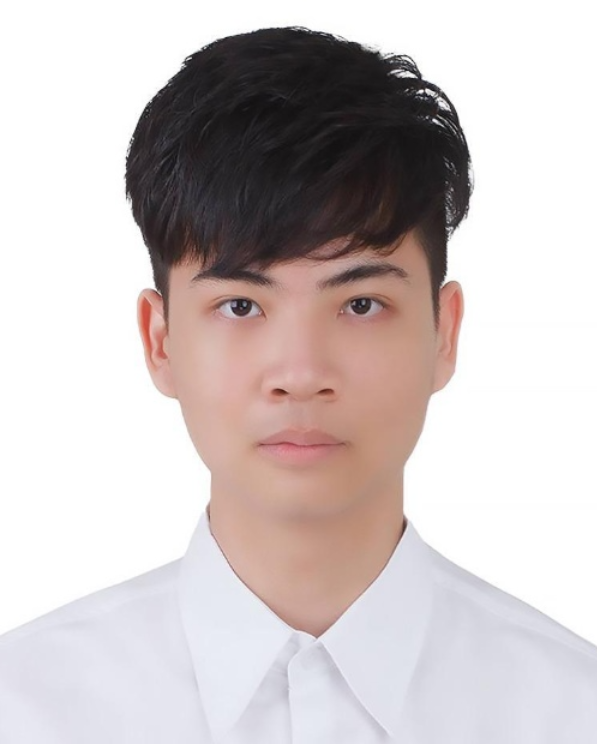
#> input picture Lab2/img/jems.png, 597 x 744 px
$ python lab2.1.2.py
#> lines starting #> are read from the running program, lines starting #| are printed output that depends on the picture
import cv2
import numpy as np
from matplotlib import pyplot as plt
video_output_path = "lab2_1_2.mp4"
image1 = cv2.imread("img/jems.png")
#> image1 is the input picture: shape (744, 597, 3); mean B, G, R 195.8, 196, 204.7
fourcc = cv2.VideoWriter_fourcc(*'XVID')
video_writer = cv2.VideoWriter(video_output_path, fourcc, 2, (1280, 720))
image1 = image1.astype(float)

image1 = cv2.resize(image1,(1280,720))
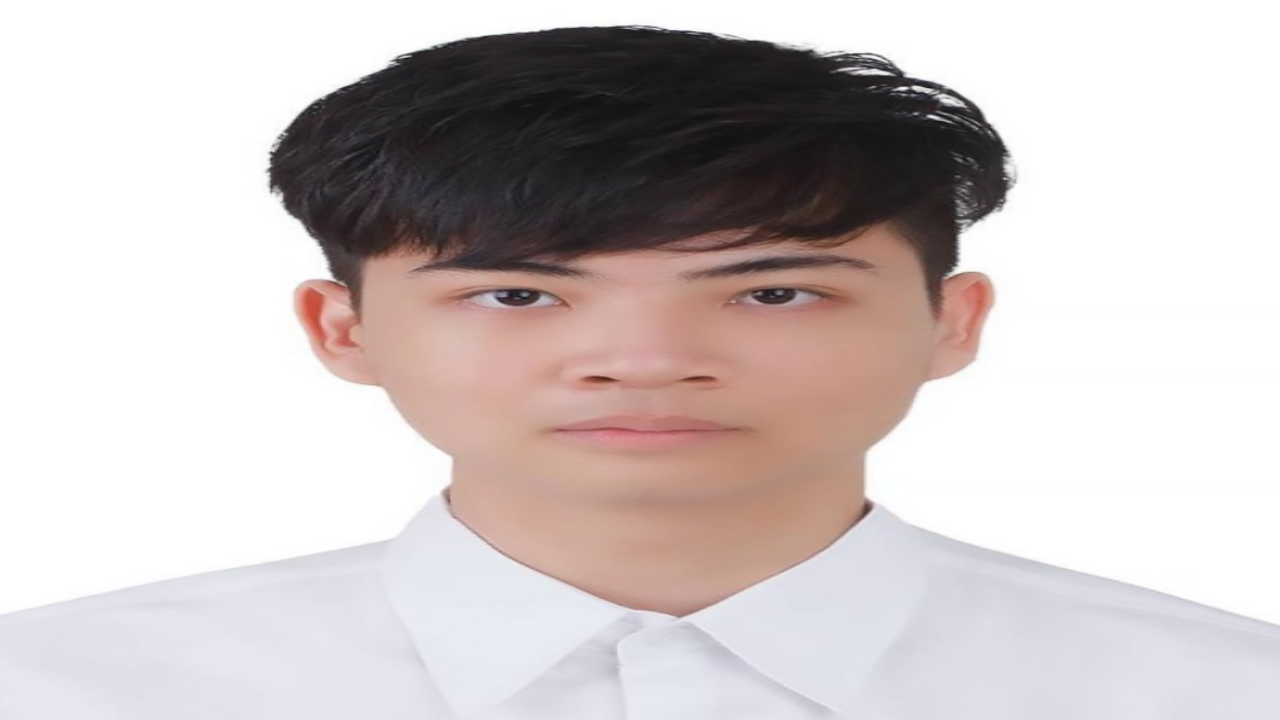
#> image1: shape (720, 1280, 3) float64; mean B, G, R 195.8, 196, 204.7
a_factor = 1
b_factor = 0
gramma_factor = 0

steps_gramma_factor = 0.1

font = cv2.FONT_HERSHEY_SIMPLEX
font_scale = 1
font_color = (255, 255, 0)  # blue color
thickness = 2
position = (100, 100)
num_levels = 255

for i in range(20) :
    result = a_factor * pow(image1,gramma_factor) + b_factor
    if(gramma_factor == 0) :
        quantized_image = result.astype(np.uint8)
    else :
        blue_channel, green_channel, red_channel = cv2.split(result)

        min_blue = np.min(blue_channel)
        max_blue = np.max(blue_channel)
        min_green = np.min(green_channel)
        max_green = np.max(green_channel)
        min_red = np.min(red_channel)
        max_red = np.max(red_channel)

        step_size_blue = (max_blue - min_blue) / num_levels
        step_size_green = (max_green - min_green) / num_levels
        step_size_red = (max_red - min_red) / num_levels

        quantized_blue = ((blue_channel - min_blue) / step_size_blue).astype(np.uint8)
        quantized_green = ((green_channel - min_green) / step_size_green).astype(np.uint8)
        quantized_red = ((red_channel - min_red) / step_size_red).astype(np.uint8)
        quantized_image = cv2.merge((quantized_blue, quantized_green, quantized_red))

    cv2.putText(quantized_image, "Gramma factor : " + "{:.1f}".format(gramma_factor), position, font, font_scale, font_color, thickness, cv2.LINE_AA)
    video_writer.write(quantized_image)

    gramma_factor += steps_gramma_factor
#> this loop made 20 passes
#> (min_blue, max_blue, min_green, max_green, min_red, max_red, step_size_blue, step_size_green) on passes 2 to 13: (1.33, 1.74, 1.31, 1.74, 1.33, 1.74, 0.00161, 0.00168), (1.77, 3.03, 1.72, 3.03, 1.76, 3.03, 0.00493, 0.00514), (2.36, 5.27, 2.25, 5.27, 2.34, 5.27, 0.0114, 0.0118), (3.14, 9.18, 2.95, 9.18, 3.11, 9.18, 0.0237, 0.0244), (4.18, 15.97, 3.87, 15.97, 4.12, 15.97, 0.0462, 0.0474), (5.56, 27.79, 5.08, 27.79, 5.47, 27.79, 0.0872, 0.0891), (7.4, 48.37, 6.66, 48.37, 7.27, 48.37, 0.161, 0.164), (9.85, 84.18, 8.73, 84.18, 9.65, 84.18, 0.292, 0.296), (13.11, 146.5, 11.44, 146.5, 12.81, 146.5, 0.523, 0.53), (17.45, 255, 15, 255, 17, 255, 0.932, 0.941), (23.22, 443.8, 19.67, 443.8, 22.57, 443.8, 1.65, 1.66), (30.91, 772.4, 25.79, 772.4, 29.97, 772.4, 2.91, 2.93)
#> pass 2, `result = a_factor * pow(image1,gramma_factor) + b_factor`:
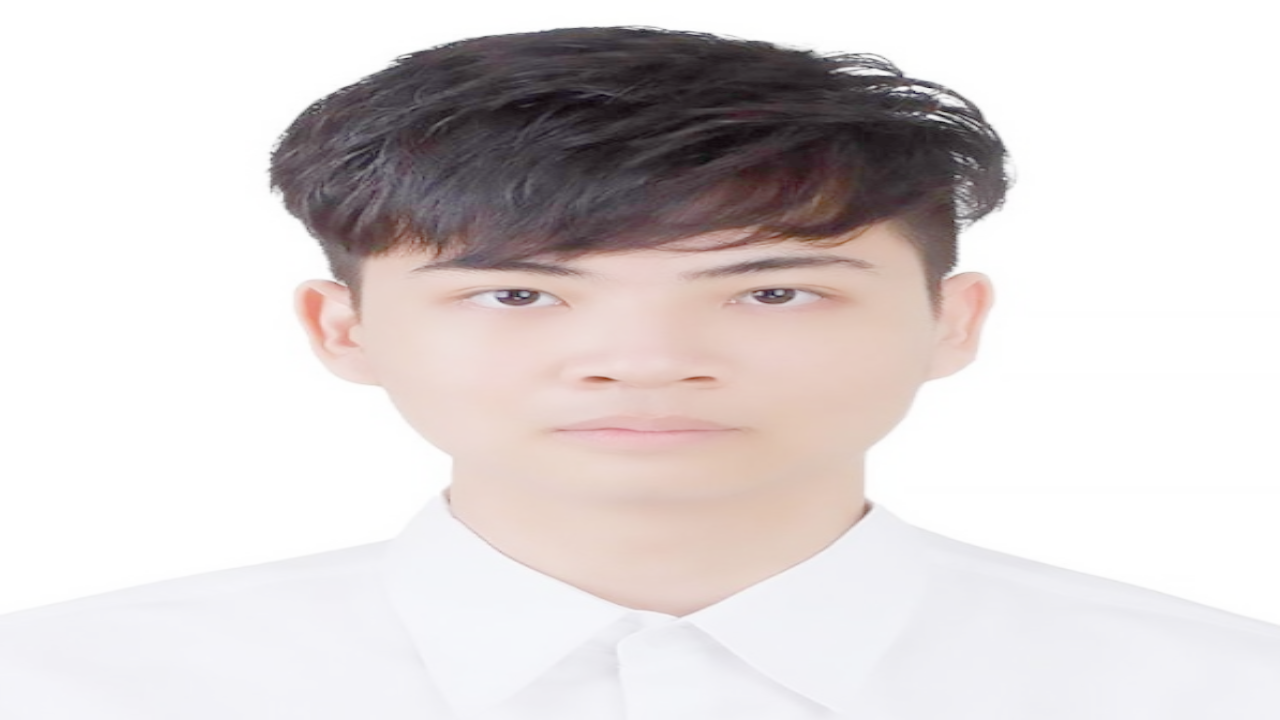
#> result: shape (720, 1280, 3) float64; mean B, G, R 1.67, 1.67, 1.68; drawn with min black and max white
#> pass 2, `blue_channel, green_channel, red_channel = cv2.split(result)`:
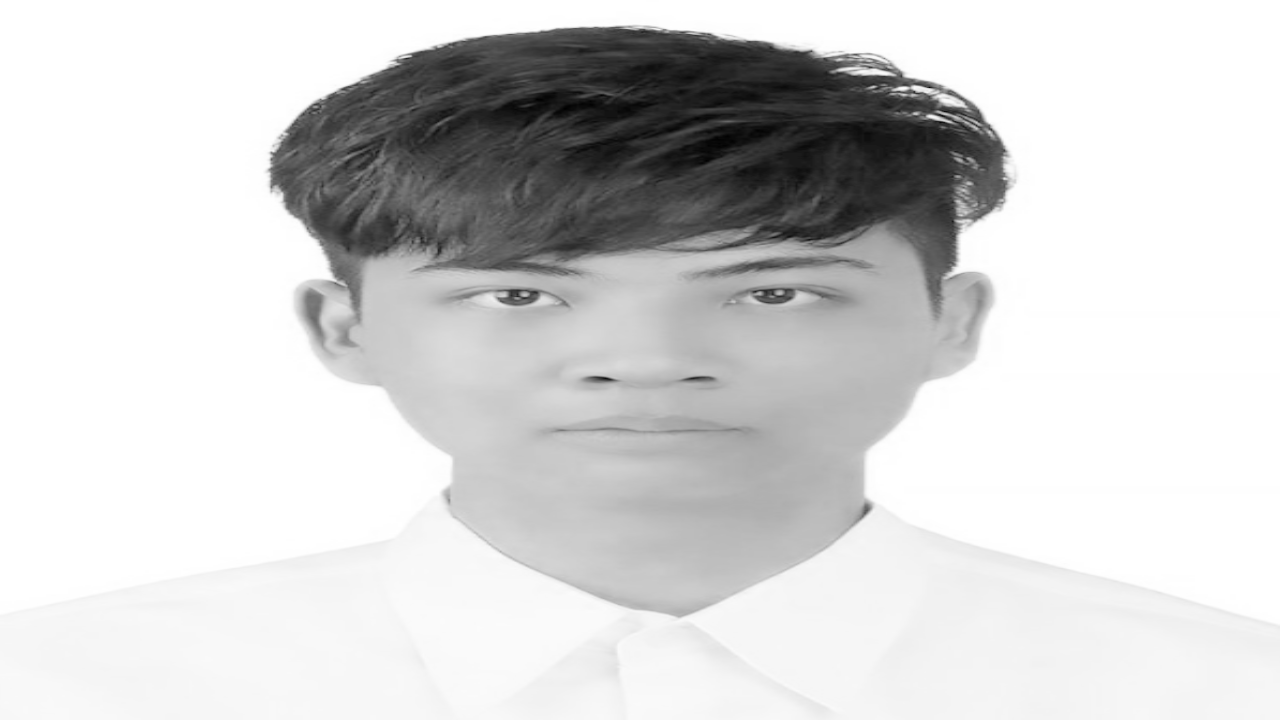
#> blue_channel: shape (720, 1280) float64; min 1.33, max 1.74, mean 1.67; drawn with min black and max white
#> after the loop:
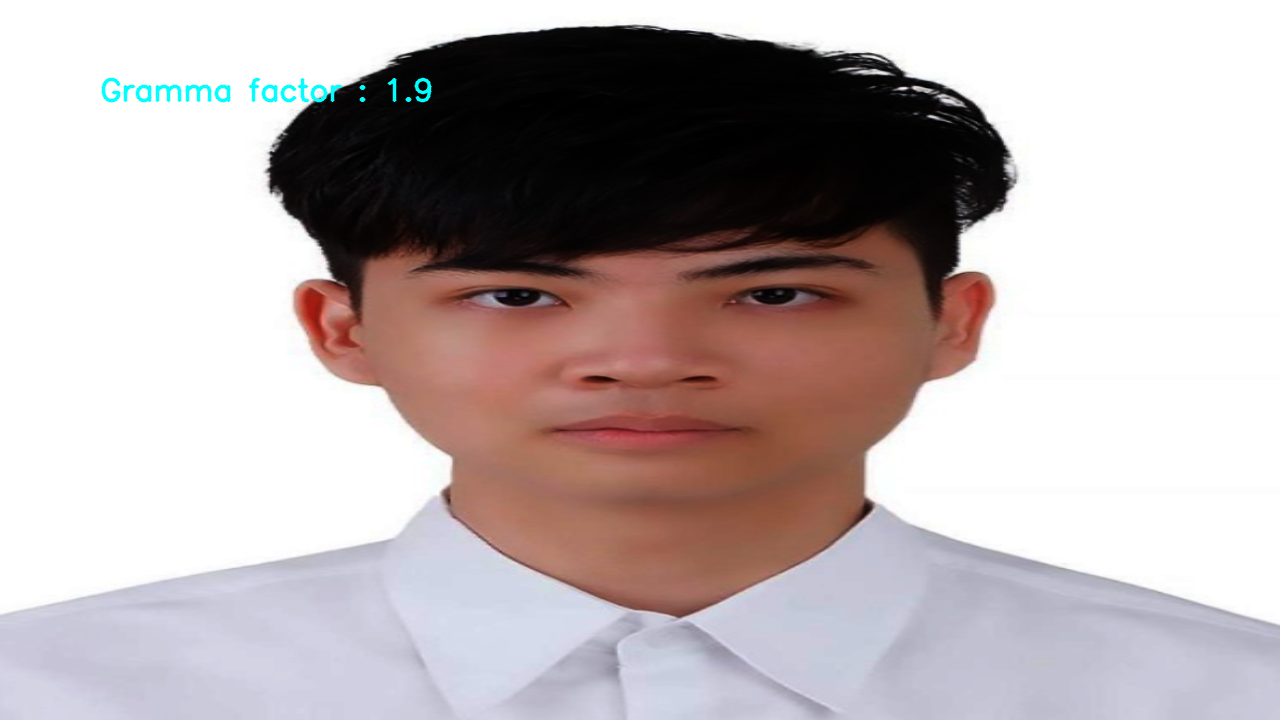
#> quantized_image: shape (720, 1280, 3); mean B, G, R 176, 175.3, 185.6
#> after the loop, gramma_factor = 2

video_writer.release()

$ run again, with Lab2/img/erum.png copied over Lab2/img/jems.png
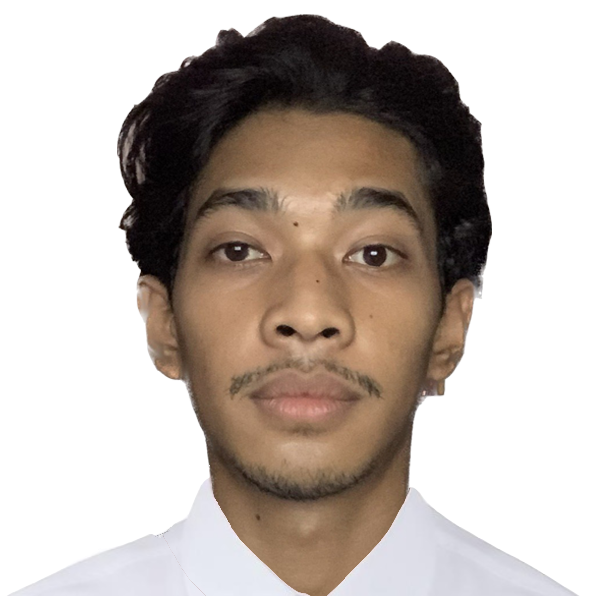
#> input picture Lab2/img/erum.png, 597 x 596 px
#> image1 is the input picture: shape (596, 597, 3); mean B, G, R 173.4, 180.2, 190.4
#> the loop `for i in range(20) :` made 20 passes
#> (max_blue, min_green, max_green, min_red, max_red, step_size_blue, step_size_green, step_size_red) on passes 2 to 8: (1.74, 0.699, 1.74, 1.02, 1.74, 0.00683, 0.00408, 0.00281), (3.03, 0.488, 3.03, 1.05, 3.03, 0.0119, 0.00996, 0.00777), (5.27, 0.341, 5.27, 1.07, 5.27, 0.0207, 0.0193, 0.0165), (9.18, 0.238, 9.18, 1.1, 9.18, 0.036, 0.035, 0.0317), (15.97, 0.167, 15.97, 1.12, 15.97, 0.0626, 0.062, 0.0582), (27.79, 0.116, 27.79, 1.15, 27.79, 0.109, 0.109, 0.104), (48.37, 0.0814, 48.37, 1.17, 48.37, 0.19, 0.189, 0.185)
#> pass 2, `result = a_factor * pow(image1,gramma_factor) + b_factor`:
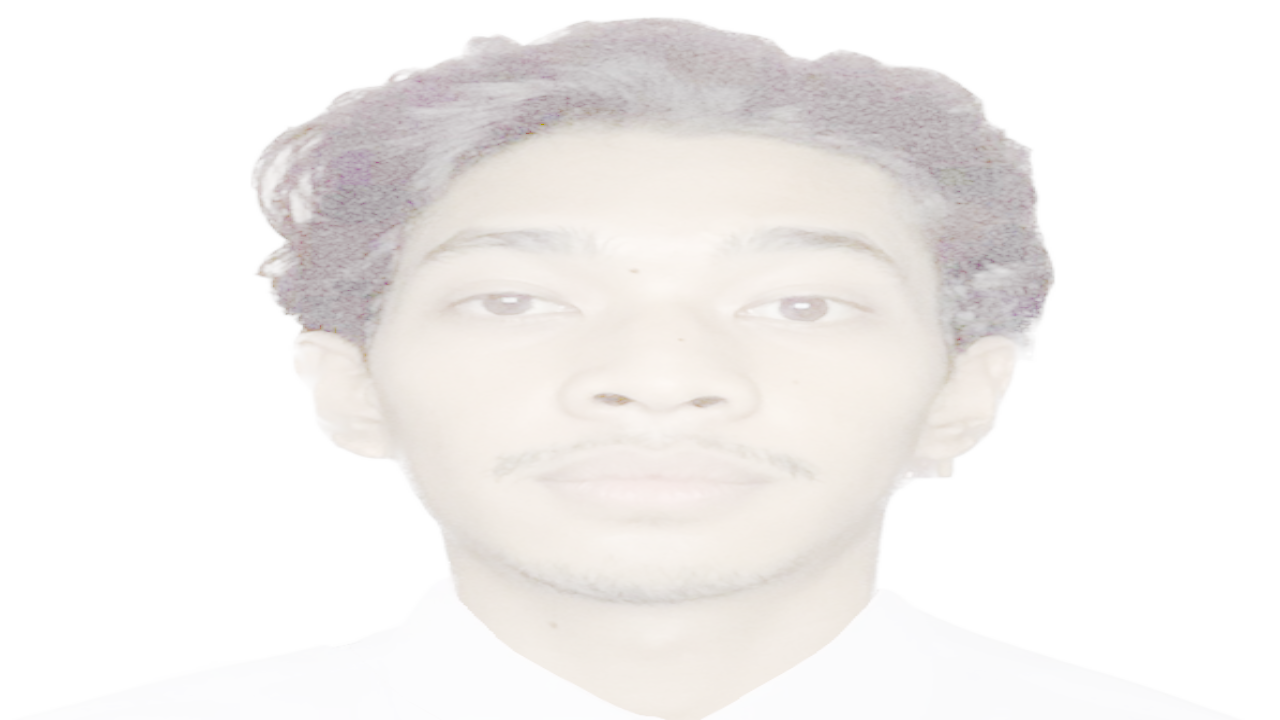
#> result: shape (720, 1280, 3) float64; mean B, G, R 1.63, 1.64, 1.66; drawn with min black and max white
#> after the loop `for i in range(20) :`:
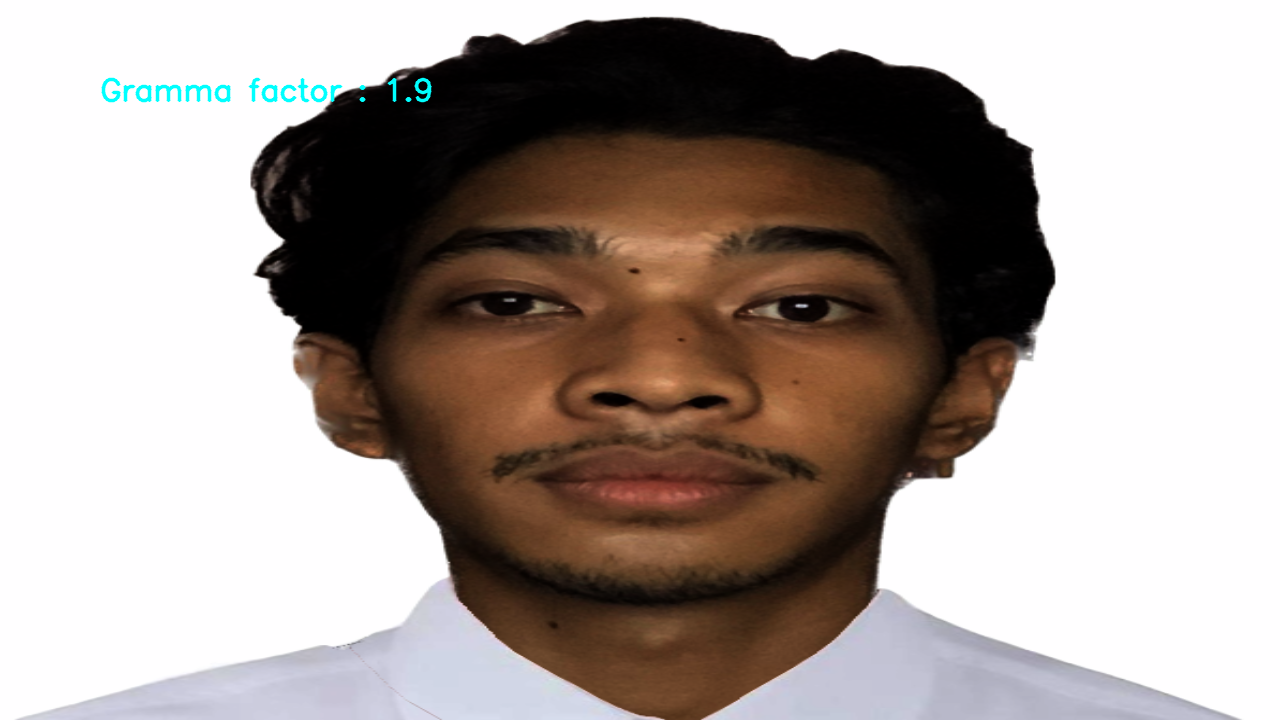
#> quantized_image: shape (720, 1280, 3); mean B, G, R 154.1, 158.8, 169.1
#> after the loop `for i in range(20) :`: gramma_factor = 2
